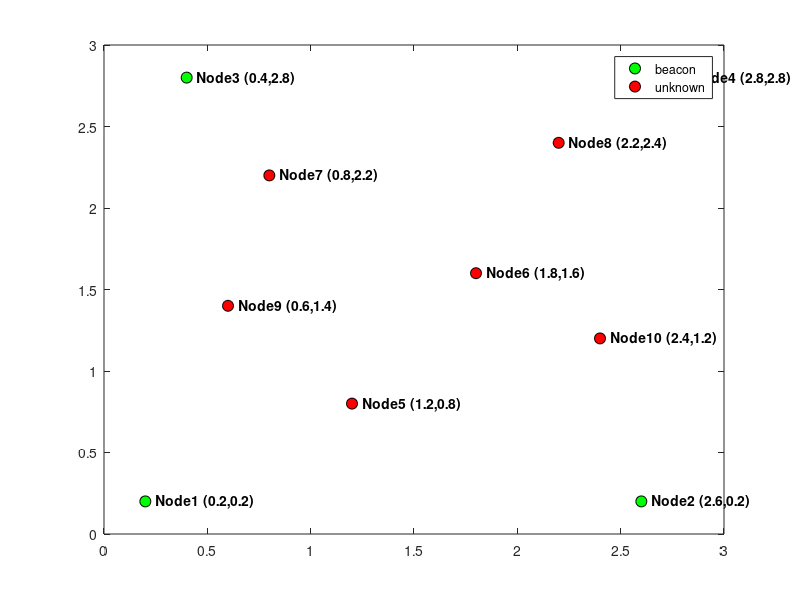

MATLAB code for this plot:
global STD_INITIAL;
STD_INITIAL = 10000;   % initial std for unknown
global NUM_NODE;
NUM_NODE = 10; % number of total nodes   %%%%%%%%%%%%%
global BEACON_RATIO;
BEACON_RATIO = 0.4; %%%%%%%%%%%%%%%%%%%%%

% calibrated rssi_distance mapping from -42 to -87 dBm. The mapping between
% rssi value and matrix row index is: index = -RSSI -41. (diff from C array implementation)

global RSSI_DIS_MEAN_STD;
RSSI_DIS_MEAN_STD = [
    % if std of a dis is 0, treat it as 0.01. 
                        [0.20,0.01]; % -42
                        [0.37,0.20]; % -43
                        [0.38,0.10]; % -44
                        [0.40,0.01]; % -45
                        [0.21,0.05]; % -46
                        [0.79,0.06]; % -47
                        [0.41,0.07]; % -48
                        [0.20,0.01]; % -49
                        [0.35,0.05]; % -50
                        [0.50,0.10]; % -51
                        [0.40,0.01]; % -52
                        [0.40,0.01]; % -53
                        [0.65,0.12]; % -54
                        [0.89,0.25]; % -55
                        [1.29,0.29]; % -56
                        [1.12,0.22]; % -57
                        [1.29,0.48]; % -58
                        [1.37,0.40]; % -59
                        [1.48,0.35]; % -60
                        [1.40,0.79]; % -61
                        [2.21,0.50]; % -62
                        [2.12,0.64]; % -63
                        [2.07,0.65]; % -64
                        [2.07,6.61]; % -65
                        [2.16,0.57]; % -66
                        [2.21,0.46]; % -67
                        [2.12,0.61]; % -68
                        [2.17,0.61]; % -69
                        [2.32,0.44]; % -70
                        [2.51,0.27]; % -71
                        [2.62,0.21]; % -72
                        [2.70,0.17]; % -73
                        [2.65,0.33]; % -74
                        [2.30,0.50]; % -75
                        [2.59,0.19]; % -76
                        [2.63,0.19]; % -77
                        [2.66,0.20]; % -78
                        [2.64,0.23]; % -79
                        [2.61,0.23]; % -80
                        [2.61,0.23]; % -81
                        [2.50,0.18]; % -82
                        [2.44,0.14]; % -83
                        [2.44,0.15]; % -84
                        [2.42,0.10]; % -85
                        [2.60,0.31]; % -86
                        [3.00,0.01]; % -87
                    ];

%  topology 1
Node(1).x = 0.2;
Node(1).y = 0.2;
Node(1).est_x = 0.2;
Node(1).est_y = 0.2;
Node(1).std = 0;
Node(1).attri = 'beacon';

Node(2).x = 2.6;
Node(2).y = 0.2;
Node(2).est_x = 2.6;
Node(2).est_y = 0.2;
Node(2).std = 0;
Node(2).attri = 'beacon';

Node(3).x = 0.4;
Node(3).y = 2.8;
Node(3).est_x = 0.4;
Node(3).est_y = 2.8;
Node(3).std = 0;
Node(3).attri = 'beacon';

Node(4).x = 2.8;
Node(4).y = 2.8;
Node(4).est_x = 2.8;
Node(4).est_y = 2.8;
Node(4).std = 0;
Node(4).attri = 'beacon';

Node(5).x = 1.2;
Node(5).y = 0.8;
Node(5).est_x = 1.5;
Node(5).est_y = 1.5;
Node(5).std = STD_INITIAL;
Node(5).attri = 'unknown';

Node(6).x = 1.8;
Node(6).y = 1.6;
Node(6).est_x = 1.5;
Node(6).est_y = 1.5;
Node(6).std = STD_INITIAL;
Node(6).attri = 'unknown';

Node(7).x = 0.8;
Node(7).y = 2.2;
Node(7).est_x = 1.5;
Node(7).est_y = 1.5;
Node(7).std = STD_INITIAL;
Node(7).attri = 'unknown';

Node(8).x = 2.2;
Node(8).y = 2.4;
Node(8).est_x = 1.5;
Node(8).est_y = 1.5;
Node(8).std = STD_INITIAL;
Node(8).attri = 'unknown';

%
%topo1_b toggle
Node(9).x = 0.6;
Node(9).y = 1.4;
Node(9).est_x = 1.5;
Node(9).est_y = 1.5;
Node(9).std = STD_INITIAL;
Node(9).attri = 'unknown';

Node(10).x = 2.4;
Node(10).y = 1.2;
Node(10).est_x = 1.5;
Node(10).est_y = 1.5;
Node(10).std = STD_INITIAL;
Node(10).attri = 'unknown';
%

%{
%  topology 2
Node(1).x = 1.2;
Node(1).y = 1.2;
Node(1).est_x = 1.2;
Node(1).est_y = 1.2;
Node(1).std = 0;
Node(1).attri = 'beacon';

Node(2).x = 2.6;
Node(2).y = 1.2;
Node(2).est_x = 2.6;
Node(2).est_y = 1.2;
Node(2).std = 0;
Node(2).attri = 'beacon';

Node(3).x = 2.4;
Node(3).y = 2.4;
Node(3).est_x = 2.4;
Node(3).est_y = 2.4;
Node(3).std = 0;
Node(3).attri = 'beacon';

Node(4).x = 1.0;
Node(4).y = 1.8;
Node(4).est_x = 1.0;
Node(4).est_y = 1.8;
Node(4).std = 0;
Node(4).attri = 'beacon';

Node(5).x = 1.0;
Node(5).y = 0.6;
Node(5).est_x = 1.5;
Node(5).est_y = 1.5;
Node(5).std = STD_INITIAL;
Node(5).attri = 'unknown';

Node(6).x = 2.8;
Node(6).y = 0.4;
Node(6).est_x = 1.5;
Node(6).est_y = 1.5;
Node(6).std = STD_INITIAL;
Node(6).attri = 'unknown';

Node(7).x = 2.6;
Node(7).y = 2.8;
Node(7).est_x = 1.5;
Node(7).est_y = 1.5;
Node(7).std = STD_INITIAL;
Node(7).attri = 'unknown';

Node(8).x = 0.2;
Node(8).y = 2.6;
Node(8).est_x = 1.5;
Node(8).est_y = 1.5;
Node(8).std = STD_INITIAL;
Node(8).attri = 'unknown';

%
%topo2_b toggle
Node(9).x = 0.4;
Node(9).y = 1.4;
Node(9).est_x = 1.5;
Node(9).est_y = 1.5;
Node(9).std = STD_INITIAL;
Node(9).attri = 'unknown';

Node(10).x = 2.0;
Node(10).y = 1.6;
Node(10).est_x = 1.5;
Node(10).est_y = 1.5;
Node(10).std = STD_INITIAL;
Node(10).attri = 'unknown';
%}


% take a look at the generated topology
figure
hold on;box on;axis([0 3 0 3]); %the frame of the plot
 for i=1:NUM_NODE
    if i<round(NUM_NODE*BEACON_RATIO)+1
        h1 = plot(Node(i).x,Node(i).y,'ko','MarkerFace','g','MarkerSize',8);
    else
        h2 = plot(Node(i).x,Node(i).y,'ko','MarkerFace','r','MarkerSize',8);
    end
    %text(Node(i).pos(1)+2,Node(i).pos(2),strcat('Node',num2str(i)));
    text(Node(i).x+0.05,Node(i).y,strcat('Node',num2str(i),' (',num2str(Node(i).x),',',num2str(Node(i).y),')'),'FontWeight','bold');
 end
 legend([h1,h2],'beacon','unknown');